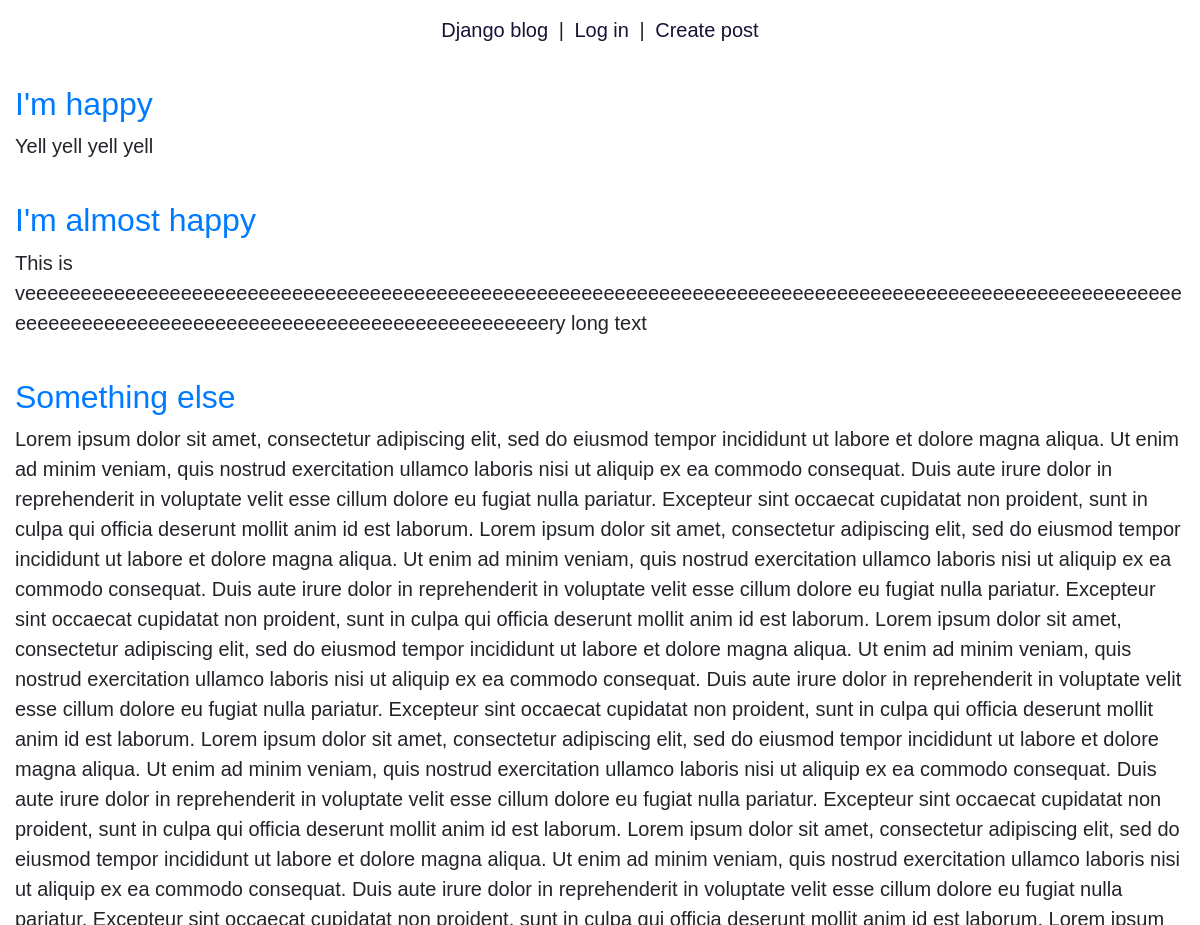
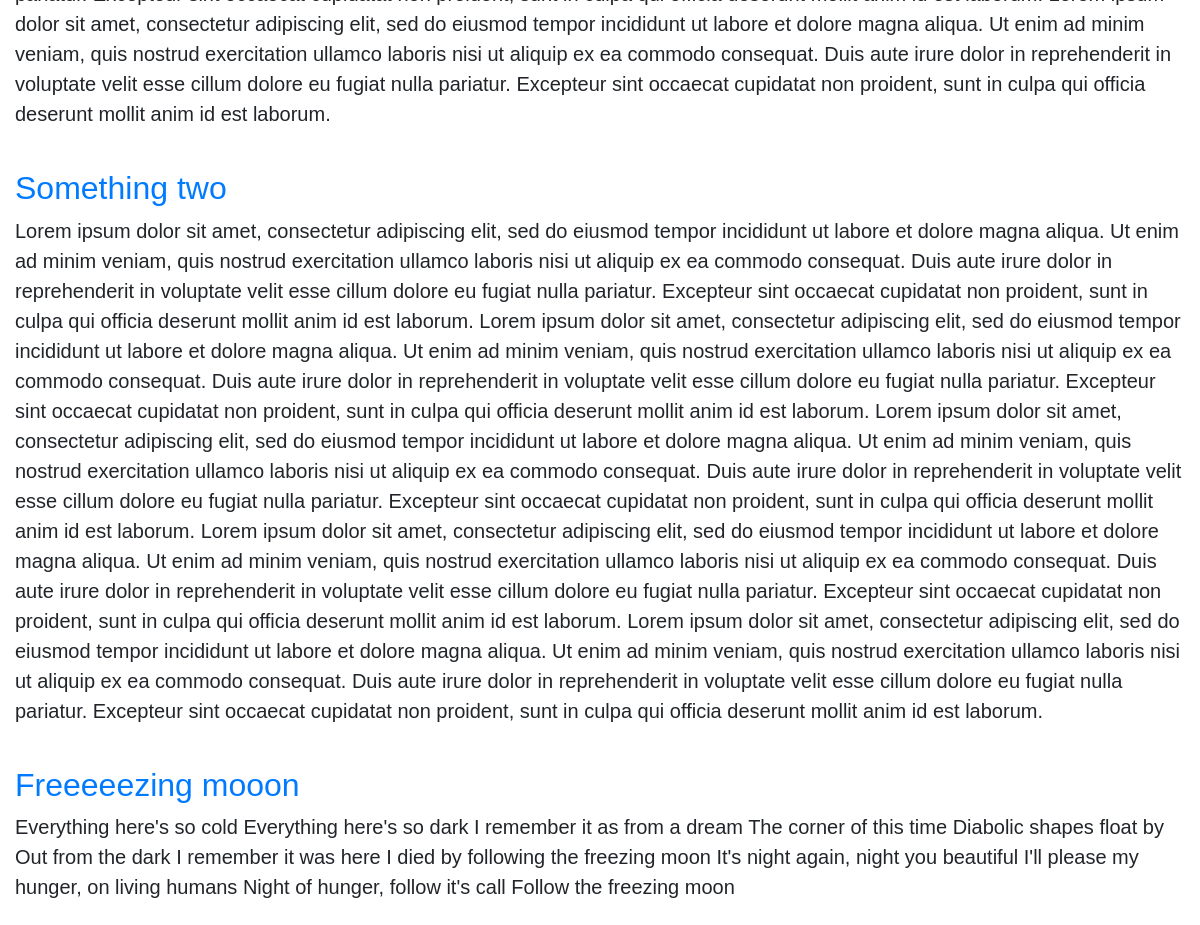
The app's page /, older data (2 pictures, top to bottom).
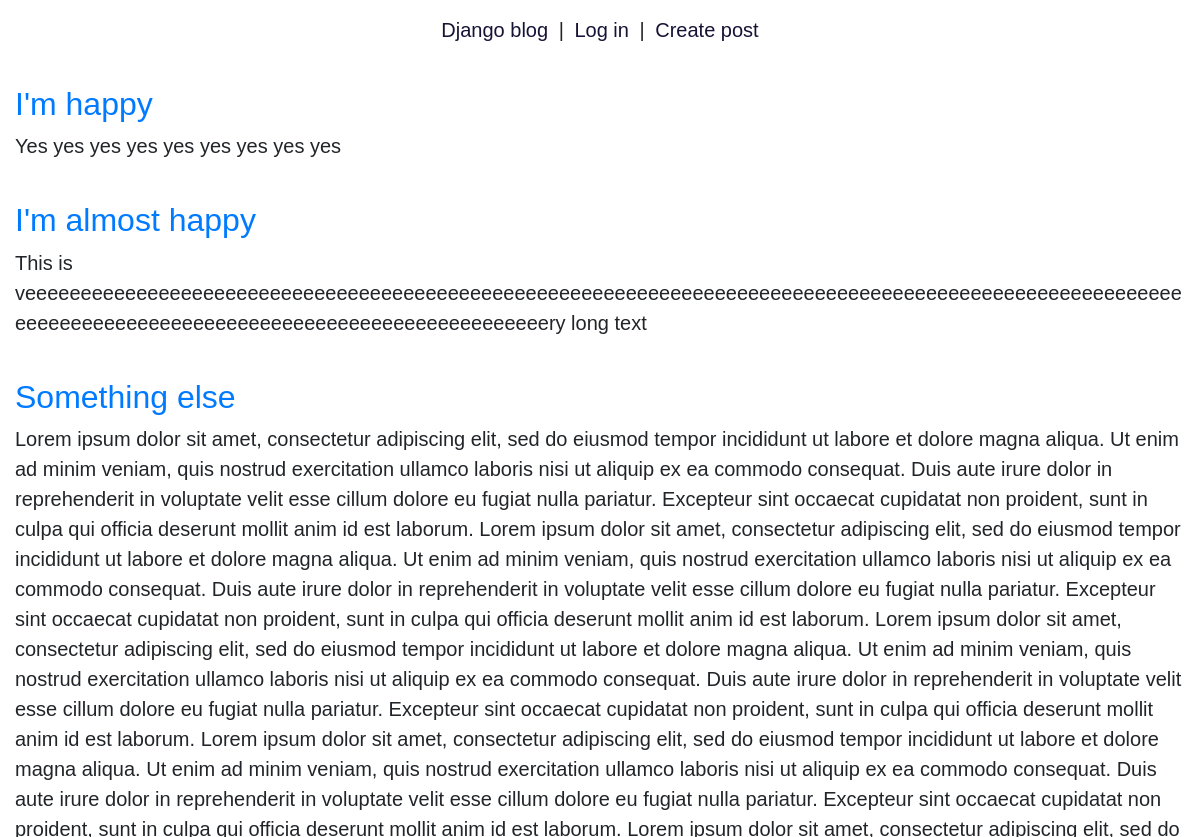
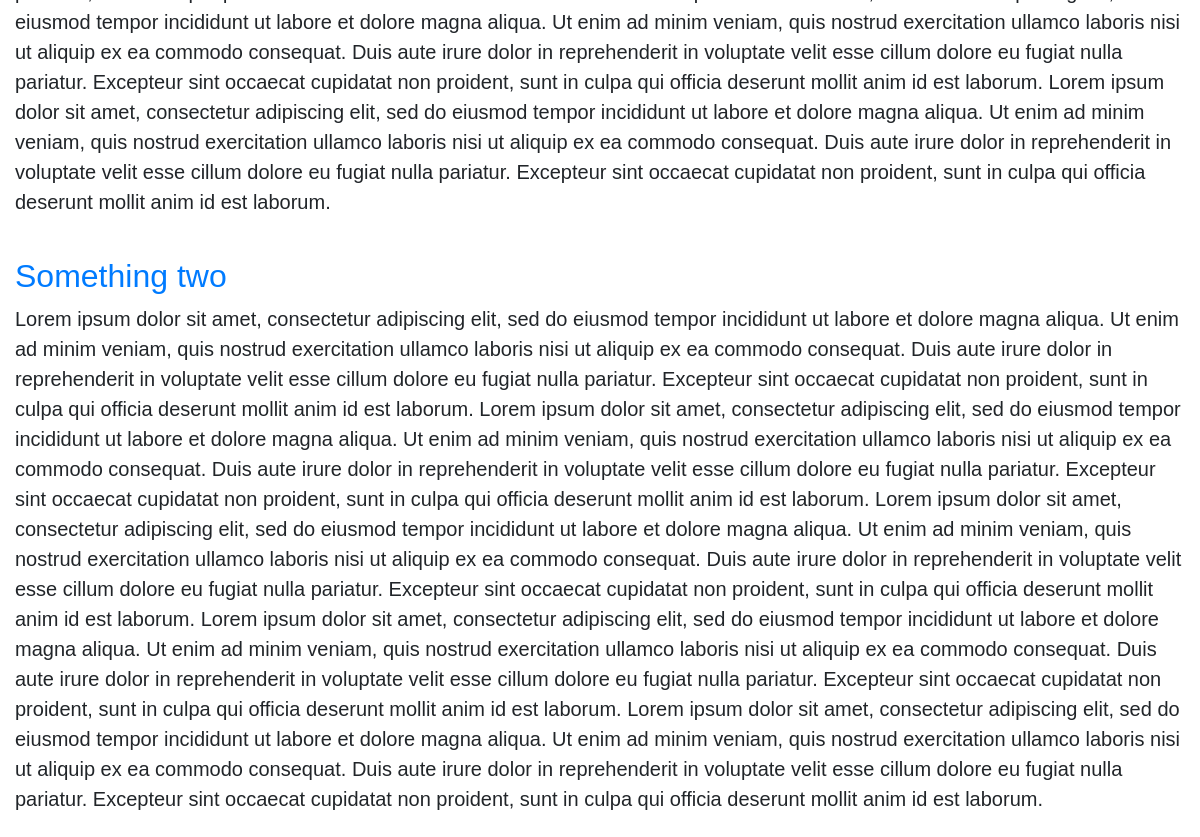
The same page, newer data (2 pictures, top to bottom).
### blog/models.py (models this page shows, shortened)
class Post(models.Model):
    title = models.CharField(max_length=200)
    author = models.ForeignKey(
        'auth.User',
        on_delete=models.CASCADE,
    )
    body = models.TextField()

### blog/views.py (the view)
# urls.py: path('', BlogListView.as_view(), name="index"),
class BlogListView(ListView):
    model = Post
    template_name = 'index.html'
    context_object_name = 'all_posts_list'

### templates/index.html
{% extends 'base.html' %}
{% block content %}
    {% for post in all_posts_list %}
        <div class="post-entry">
            <h2><a href="#">{{ post.title }}</a></h2>
            <p>{{post.body}}</p>
        </div>
    {% endfor %}
{% endblock content %}

### templates/base.html (shortened to what this page needs)
<!DOCTYPE html>
{% load static %}
<html>
    <head>
        <link rel="stylesheet" href="https://maxcdn.bootstrapcdn.com/bootstrap/4.0.0/css/bootstrap.min.css">
        <link rel="stylesheet" href="{% static 'css/base.css' %}">
    </head>
    <body>
        <header>
        <div class="container-fluid">
        <div class="row justify-content-center">
            <div class="col-md-4">
                <nav>
                    <a href="{% url 'index' %}"> Django blog</a> | {% if user.is_authenticated %}<a href="{% url 'logout' %}">Log out</a>{% else %} <a href="{% url 'login' %}">Log in</a>{% endif %} | <a href="{% url 'post_new' %}">Create post</a>
                </nav>
            </div>
        </div>
        </div>
        </header>
        <div class="container-fluid">
            {% block content %}
            {% endblock content %}
        </div>
    </body>
</html>

### static/css/base.css (style rules this page uses)
body { font-family: 'Franklin Gothic Medium', 'Arial Narrow', Arial, sans-serif; font-size: 20px; height: 100%; min-width: 0px; }
p { overflow-wrap: break-word; word-wrap: break-word; word-break: break-all; word-break: break-word; hyphens: auto; }
nav { padding: 15px; margin-left: auto; margin-right: auto; text-align: center; padding-bottom: 40px; }
nav a { padding: 5px; padding-top: 3px; text-decoration: none; color:rgb(22, 18, 53); transition: 0.1s; border-radius: 7px; }
.post-entry { margin-bottom: 40px; }

Row changes from the older to the newer data that the page shows:
removed Post: title "Freeeeezing mooon", body "Everything here's so cold Everything here's so dark I remember it as from a dream The corner of this time Diabolic shapes float by Out from the dark I remember it was here I died by following the freezing moon It's night again, night you beautiful I'll please my hunger, on living humans Night of hunger, follow it's call Follow the freezing moon"
changed Post "I'm happy": body "Yell yell yell yell" → "Yes yes yes yes yes yes yes yes yes"
